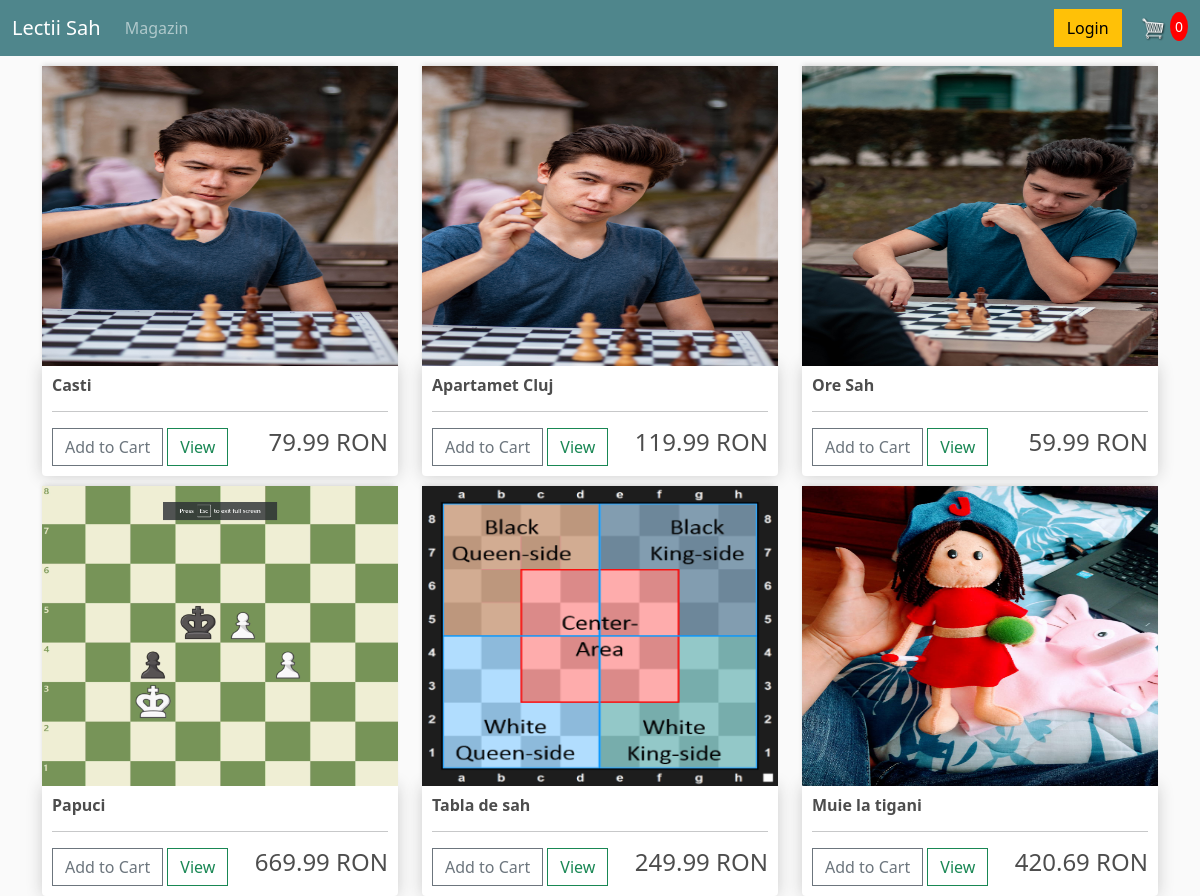
The page / on the database its author committed.
### store/models.py (models this page shows, shortened)
class Product(models.Model):
    name = models.CharField(max_length=200, null=True)
    price = models.DecimalField(max_digits=8, decimal_places=2)
    digital = models.BooleanField(default=True, null=True, blank=False)
    image = models.ImageField(null=True, blank=True)
    @property
    def imageURL(self):
        try:
            url = self.image.url
        except:
            url = ''
        return url

### store/views.py (the view)
# urls.py: path('', include('store.urls'))
def store(request):
    data = cartData(request)
    cartItems = data['cartItems']
    products = Product.objects.all()
    context = {'products':products, 'cartItems':cartItems}
    return render(request, 'store.html', context)

### store/utils.py (called while the page is built, shortened)
def cookieCart(request):
    try:
        cart = json.loads(request.COOKIES['cart'])
    except:
        cart = {}
    items = []
    order = {'get_cart_total':0, 'get_cart_items':0, 'shipping':False}
    cartItems = order['get_cart_items']
    return {'cartItems':cartItems, 'order':order, 'items':items}

def cartData(request):
    if request.user.is_authenticated:
        customer = request.user.customer
        order, created =  Order.objects.get_or_create(customer=customer, complete=False)
        items = order.orderitem_set.all()
        cartItems = order.get_cart_items
    else:
       cookieData = cookieCart(request)
       cartItems = cookieData['cartItems']
       order = cookieData['order']
       items = cookieData['items']
    return {'cartItems':cartItems, 'order':order, 'items':items}

### store/templates/store.html (shortened to what this page needs)
{% extends 'main.html' %}
{% load static %}
{% block content %}
<div class="row">
    {% for product in products %}
	<div class="col-lg-4">
        {% if product.image %}
        <img class="thumbnail" src="{{product.imageURL}}">
        {% else %}
        <div class="box-element product">
            <h6><strong>{{product.name}}</strong></h6>
            <hr>
            <button data-product="{{product.id}}" data-action="add" class="btn btn-outline-secondary add-btn update-cart">
                Add to Cart
            </button>
            <a class="btn btn-outline-success" href="#">View</a>
            <h4 style="float:right;">{{product.price|floatformat:2}} RON</h4>
		</div>
	</div>
    {% endfor %}
	</div>
</div>
{% endblock content %}

### store/templates/main.html (shortened to what this page needs)
{% load static %}
<!DOCTYPE html>
<html lang="en">
<head>
    <link href="https://cdn.jsdelivr.net/npm/bootstrap@5.0.0-beta3/dist/css/bootstrap.min.css" rel="stylesheet">
<link rel="stylesheet" type="text/css" href="{% static 'css/main.css' %}">
</head>
<body>
    <nav class="navbar navbar-expand-lg navbar-dark bg-dark">
        <div class="container-fluid">
          <a class="navbar-brand" href="{% url 'store' %}">Lectii Sah</a>
          <div class="collapse navbar-collapse" id="navbarSupportedContent">
            <ul class="navbar-nav me-auto mb-2 mb-lg-0">
              <li class="nav-item">
                <a class="nav-link" href="{% url 'store' %}">Magazin</a>
              </li>
            </ul>
          </div>
          <div class="form-inline my-2 my-lg-0">
            <a href="#"class="btn btn-warning">Login</a>
            <a href="{% url 'cart' %}" style="text-decoration: none;">
               <img  id="cart-icon" src="{% static 'images/cart.png' %}">
               <span id="cart-total">{{cartItems}}</span>
            </div>
        </div>
    </nav>
    <div class="container">
        {% block content %}
        {% endblock content %}
</body>
</html>

### static/css/main.css (style rules this page uses)
body { background-color: hsl(0, 0%, 98%); }
h1,h2,h3,h4,h5,h6 { color:hsl(0, 0%, 30%); }
.box-element { box-shadow:hsl(0, 0%, 80%) 0 0 16px; background-color: #fff; border-radius: 4px; padding: 10px; }
.thumbnail { width: 100%; height: 300px; -webkit-box-shadow: -1px -3px 5px -2px rgba(214,214,214,1); -moz-box-shadow: -1px -3px 5px -2px rgba(214,214,214,1); box-shadow: -1px -3px 5px -2px rgba(214,214,214,1); }
.product { border-radius: 0 0 4px 4px; }
.bg-dark { background-color: #4f868c!important; }
#cart-icon { width:25px; display: inline-block; margin-left: 15px; }
#cart-total { text-align: center; color:#fff; background-color: red; width: 25px; height: 25px; border-radius: 50%; font-size: 14px; padding: 5px; text-decoration: none; }
.col-lg-4, .col-lg-6, .col-lg-8, .col-lg-12 { margin-top: 10px; }
.btn { border-radius: 0; }

### rows shown on the page
Product: imageURL (picture), name "Casti", price "79.99"
Product: imageURL (picture), name "Apartamet Cluj", price "119.99"
Product: imageURL (picture), name "Ore Sah", price "59.99"
Product: imageURL (picture), name "Papuci", price "669.99"
Product: imageURL (picture), name "Tabla de sah", price "249.99"
Product: imageURL (picture), name "Muie la tigani", price "420.69"

### other values the page prints
{{ cartItems }} "0"
